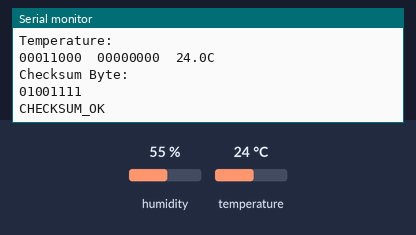
The sketch below on a simulated ESP32. Parts: the last lines printed to the serial monitor. Wiring (inferred from the names in the program): DHT11 sensor: data GPIO 32. The test bench sets the inputs (shaded band); at power-on: humidity 55 %, temperature 24 °C.

Above: at 2.2 s.
2.3 s: humidity set to 22 %
At 4.9 s:
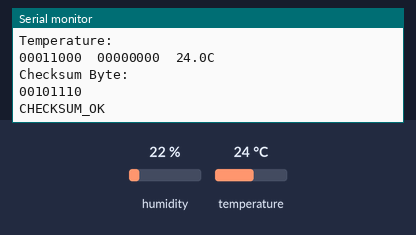
5.1 s: temperature set to 12 °C
At 7.5 s:
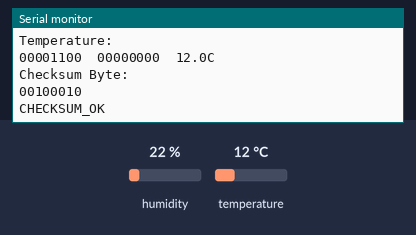
7.9 s: humidity set to 40 %
At 10.9 s:
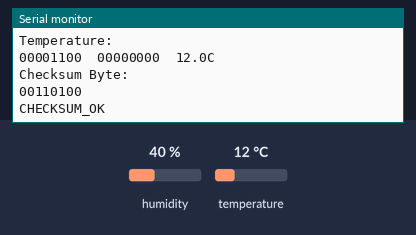
Timing chart, 0 to 12.4 s (numbered marks = the images above; inputs shaded):
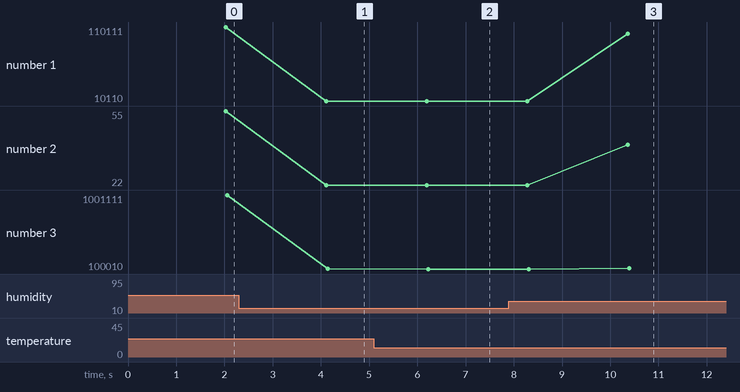

Measured:
- after the input at 2.3 s, the serial monitor: prints a new line after 1.8 s (image 1)
- after the input at 5.1 s, the serial monitor: prints a new line after 1.1 s (image 2)
- after the input at 7.9 s, the serial monitor: prints a new line after 2.5 s (image 3)
- plotted number 1: 110111 → 10110 after the input at 2.3 s, 10110 → 101000 after the input at 7.9 s
- plotted number 2: 55 → 22 after the input at 2.3 s, 22 → 40 after the input at 7.9 s
- plotted number 3: 1001111 → 101110 after the input at 2.3 s, 101110 → 100010 after the input at 5.1 s, 100010 → 110100 after the input at 7.9 s

The sketch:

V3.ino
```cpp
#define DHT11_PIN 32  // chọn chân kết nối 32 trên ESP32
#include "DHT11.h"
unsigned long TON_TIME = 0;   // Thời gian tín hiệu ở mức cao
unsigned long TOFF_TIME = 0;  // Thời gian tín hiệu ở mức thấp

unsigned char data_byte[5];    // Khai báo một mảng 5 byte tương tứng mới 5 byte trong DATA
unsigned int data_packet[40];  // Khai báo một mảng 40 phần tử tương ứng với 40 bit DATA
unsigned char bit_data = 0;
unsigned char checksum_byte = 0;  //Kiểm tra việc truyền bit đúng hay không ?
int bit_counter = 0;

void setup() {
  Serial.begin(9600);
  Serial.println("DHT11 Humidity & Temperature Sensor\n");
  delay(1000);  //Wait before accessing Sensor
}

void loop() {
  Start_Signal(DHT11_PIN);       //ESP32 gửi tín hiệu Start cho DHT11
  if (Respon(DHT11_PIN) == 1) {
    //Nếu xác nhận đã Respon thì bắt đầu nhận tín hiệu dữ liệu

    while (1) {
      TON_TIME = pulseIn(DHT11_PIN, HIGH);
      //Tính thời gian tín hiệu ở mức cao
      if (TON_TIME <= 28 && TON_TIME >= 20) {
        //nếu thời gian đó nằm trong đoạn [20;28]
        //thì coi như data truyền đến là mức 0
        bit_data = 0;
      } else if (TON_TIME <= 74 && TON_TIME >= 65) {
        //nếu thời gian đó nằm trong đoạn [65;74]
        //thì coi như data truyền đến là mức 1
        bit_data = 1;
      } else if (bit_counter == 40) {
        //Khi đã đủ 40 bit dữ liệu thì thoát vòng lặp
        break;
      }
      data_byte[bit_counter / 8] |= bit_data << (7 - (bit_counter % 8));
       //Lưu data vào từng byte dữ liệu (có tất cả 5 byte - mỗi byte 8 bit) =>
      //lần lượt đưa các bit vào byte tương ứng của nó bằng cách dịch trái vào vị trí tương ứng
        // ví dụ counter = 0 => lưu vào data_byte [0] => bit_data sẽ dịch 7 bit
    data_packet[bit_counter] = bit_data; // lưu các bit vào mảng 40 bit
    bit_counter++;    // tăng giá trị counter 1 đơn vị
    }
  }
  checksum_byte = data_byte[0] + data_byte[1] + data_byte[2] + data_byte[3];
   //checksum bằng cách cộng 4 byte đầu với nhau

  if (checksum_byte == data_byte[4] && checksum_byte != 0) {
    //Kiểm tra điều kiện của check_sum =>đúng thì xuất giá trị
    Serial.println("Humidity: ");
    for (int c = 0; c <= 7; c++) {  //in từng bit độ ẩm
      Serial.print(data_packet[c]);
    }
    //Serial.print("\t");
    Serial.print("  ");
    for (int c = 0; c <= 7; c++) {
      Serial.print(data_packet[c + 8]);
    }
    Serial.print("\t");
    Serial.print(data_byte[0]);  //in giá trị độ ẩm
    Serial.print(".");
    Serial.print(data_byte[1]);


    Serial.print("%");
    Serial.println(" ");

    Serial.println("Temperature: ");
    for (int c = 0; c <= 7; c++) {  //in từng bit nhiệt độ
      Serial.print(data_packet[c + 16]);
    }
    Serial.print("  ");
    for (int c = 0; c <= 7; c++) {
      Serial.print(data_packet[c + 24]);
    }
    Serial.print("\t");
    Serial.print(data_byte[2]);  //in giá trị nhiệt độ
    Serial.print(".");
    Serial.print(data_byte[3]);

    Serial.print("C");
    Serial.println(" ");

    Serial.println("Checksum Byte: ");
    for (int c = 0; c <= 7; c++) {  //in từng bit checksum
      Serial.print(data_packet[c + 32]);
    }
    Serial.println(" ");
    Serial.print("CHECKSUM_OK");
    Serial.println("");
    Serial.println("");
  }
  //reset giá trị ban đầu để tiếp tục đo giá trị mới
  bit_counter = 0;
  data_byte[0] = data_byte[1] = data_byte[2] = data_byte[3] = data_byte[4] = 0;
  delay(1000);
}
```

DHT11.cpp
```cpp
#include"DHT11.h"
#include <Arduino.h>

void Start_Signal(int PIN){//delay 18ms để chờ tín hiệu Start từ Master gửi cho Slaver
  pinMode(PIN, OUTPUT); //lúc này Pin sẽ là chân Output
  digitalWrite(PIN, LOW); // tín hiệu LOW trong 18ms
  delay(18);
  digitalWrite(PIN, HIGH);  //đặt chân tín hiệu sang High
  pinMode(PIN, INPUT_PULLUP); // lúc này Pin sẽ là chân Input
}
bool Respon(int PIN){//nếu Slaver phản hồi trong khảng 80ns thì việc lấy dữ liệu được sãn sàng
  unsigned long TOFF_TIME = pulseIn(PIN, LOW); //Kiểm tra phản hồi khi tín hiệu LOW
//  Serial.println(TOFF_TIME);
   if (TOFF_TIME <= 88 && TOFF_TIME >= 76)  // Nếu tín hiệu low trong đoạn [76;88] thì được
                                            //phản hổi, ngược lại thì không
     return 1;
    else return 0;
}

      
```

DHT11.h
```cpp
#ifndef DHT11_H
#define DHT11_H


void Start_Signal(int PIN);//hàm Start_Signal
bool Respon(int PIN); //Hàm Respon

#endif
```
